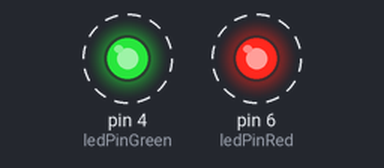
The sketch below on a simulated Arduino Uno, built with avr-gcc and run on an emulated ATmega328P. Shown: output pins drawn as LEDs (lit = HIGH). Dashed ring = blinking.

Above: at 0.5 s.
Timing chart, 0 to 4.6 s (numbered marks = the images above):
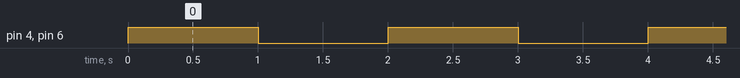

The sketch:

double_led.ino
```cpp
int ledPinGreen = 4;
int ledPinRed = 6;


void setup(){
  pinMode(ledPinGreen, OUTPUT);
  pinMode(ledPinRed, OUTPUT);
}

void loop(){
  digitalWrite(ledPinGreen, HIGH);
  digitalWrite(ledPinRed, HIGH);
  delay(1000);
  digitalWrite(ledPinGreen, LOW);
  digitalWrite(ledPinRed, LOW);
  delay(1000);
}
```

Measured:
- by itself, pin 4 (ledPinGreen), pin 6 (ledPinRed): alternates HIGH for 1.0 s and LOW for 1.0 s
